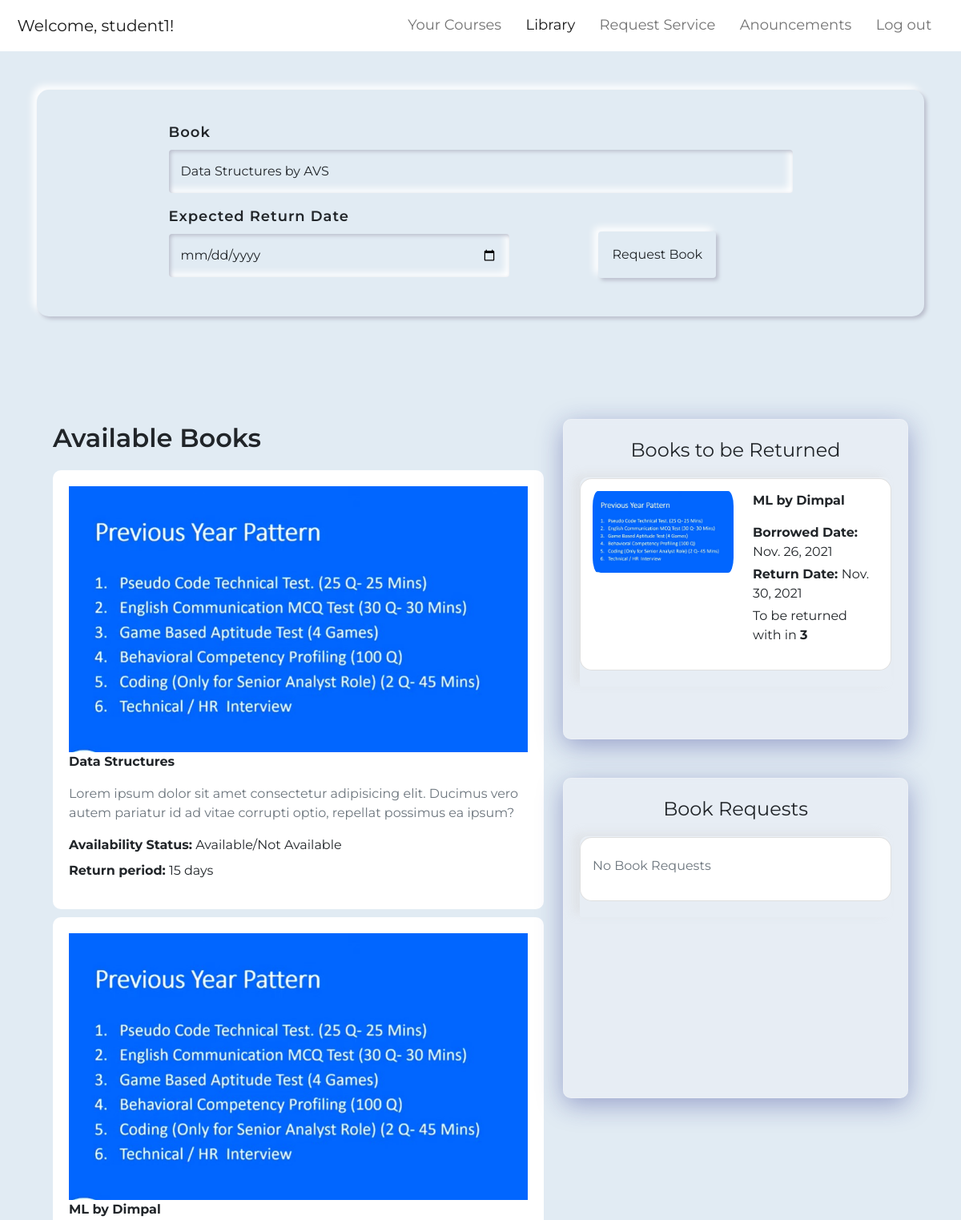
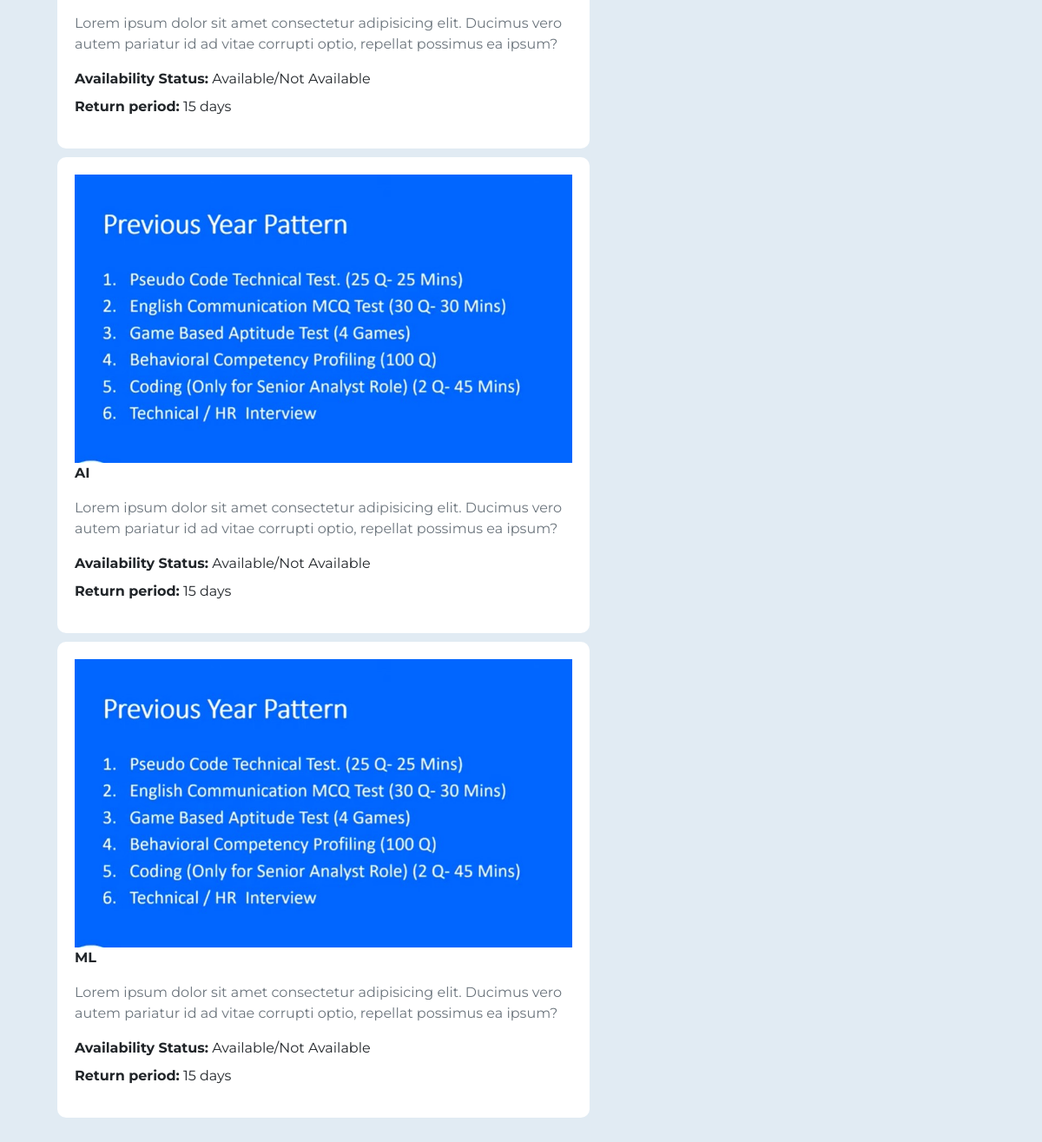
/student/makeBookRequest (signed in), run on the app's committed database (2 pictures, top to bottom).
### base/models.py (models this page shows)
class User(AbstractUser):
    user_type = models.CharField(max_length=10,choices=(('Student','Student'),('Faculty','Faculty'),('Librarian','Librarian')),null=True)

### librarian/models.py (models this page shows)
class Book(models.Model):
    name = models.CharField(max_length=50)
    author = models.CharField(max_length=50)
    no_of_copies = models.IntegerField()
    description = models.TextField(blank=True,null=True)
    no_of_days = models.IntegerField(default=15)
    book_image = models.ImageField(upload_to='book_images', blank=True,null=True)

class BookRequest(models.Model):
    requested_by = models.ForeignKey(User,on_delete=models.CASCADE)
    date = models.DateField(auto_now_add=True)
    return_date = models.DateField()
    status = models.CharField(max_length=10,choices=(('Pending','Pending'),('Accepted','Accepted'),('Rejected','Rejected'),('Closed','Closed')),default="Pending")
    book = models.ForeignKey(Book,on_delete=models.CASCADE,null=True)

### student/views.py (the view, shortened to what this page needs)
# urls.py: path('makeBookRequest',views.makeBookRequest,name="makeBookRequest"),
def makeBookRequest(request):
    if not check(request):
        storage = messages.get_messages(request)
        storage.used = True
        messages.info(request,'Invalid Request')
        return redirect('/')
    if not request.user.is_authenticated:
        storage = messages.get_messages(request)
        storage.used = True
        messages.info(request,'Not Logged In')
        return redirect('/')
    old_pending_request=BookRequest.objects.filter(requested_by=request.user,status="Pending")
    old_accepted_request=BookRequest.objects.filter(requested_by=request.user,status="Accepted")
    today_date = datetime.now()
    books = Book.objects.all()
    return render(request,'makeBookRequest.html',{'today_date':today_date,'pending_request':old_pending_request,'accepted_request':old_accepted_request,'books':books})

### student/customtags.py (called while the page is built)
@register.simple_tag
def returnDays(value):
    difference = value - datetime.date.today()
    return difference.days

### student/views.py (called while the page is built)
def check(request):
    try:
        return request.user.user_type=="Student"
    except:
        return redirect('/')

### templates/makeBookRequest.html (shortened to what this page needs)
{%extends 'studentDashboard.html'%}
{%load static%}
{%load customtags%}
{% block styles %}
    <link rel="stylesheet" href="{% static 'makerequest.css' %}">
{% endblock %}
{% block navbar %}
    <a class="nav-link" aria-current="page" href="/student/enrollments">Your Courses</a>
    <a class="nav-link active" href="/student/makeBookRequest">Library</a>
    <a class="nav-link" href="/student/requestService">Request Service</a>
    <a class="nav-link" href="/student/studAnnouncement">Anouncements</a>
    <a class="nav-link" href="/logout">Log out</a>
{% endblock navbar %}
{%block content%}
<div class="container">
    <div class="container">
        <form action="" method="POST"  class="row formCss g-3 p-4 pb-5 my-5 justify-content-center">
            <div class="col-md-9 ">
                <label for="book" class="form-label">Book</label>
            <select name="book" id="book" class="form-control">
                {%for item in books%}
                <option value="{{item.name}}">{{item.name}} by {{item.author}}</option>
                {%endfor%}
            </select>
            </div>
            <div class="col-md-5">
                <label for="rdate" class="form-label">Expected Return Date</label>
                <input type="date" name="return_date" id="rdate" class="form-control" required>
            </div>
            <div class="col-md-4 text-center mt-5">
                <button type="submit" class="btn w-15 p-3 formButton">Request Book</button>
            </div>
        </form>
    </div>
    <br>
    <div class="container-fluid" style="margin-bottom: 5vh;margin-top: 7vh;">
        <div class="container">
            <div class="row">
                <div class="col-12 col-lg-7">
                    <p class="p-0 heading">
                        Available Books
                    </p>
                    {% for items in books %}
                        <div class="card w-100 bookCard">
                            <div class="row">
                                <img src="../../media/{{items.book_image}}" class="card-img-top" alt="Image not Found">
                                <div class="col">
                                    <strong>{{items.name}}</strong><br>
                                    <p class="text-muted mt-3">Lorem ipsum dolor sit amet consectetur adipisicing elit.
                                    Ducimus vero autem pariatur id ad vitae corrupti optio, repellat possimus ea ipsum?</p>
                                    <p class="mb-2"><strong>Availability Status:</strong> Available/Not Available</p>
                                <p><strong>Return period:</strong> 15 days</p>
                                </div>
                            </div>
                        </div>
                    {% endfor %}
                </div>
                <div class="col-12 col-lg-5">
                    <div class="card cartCard">
                        <p class="cartCardHeading text-center">Books to be Returned</p>
                        <ul class="list-group">
                            {%for item in accepted_request%}
                            <li class="list-group-item">
                                <div class="row">
                                    <img src="../../media/{{item.book.book_image}}" alt="none" class="cartBookImage">
                                    <div class="col">
                                        <strong>{{item.book.name}}</strong>
                                        <div class="mt-3">
                                            <p class="mb-1"><strong>Borrowed Date: </strong>{{item.date}}</p>
                                            <p class="mb-1"><strong>Return Date: </strong>{{item.return_date}}</p>
                                            <p class="mb-3">To be returned with in <strong>{{item.return_date|returnDays }}</strong></p>
                                        </div>
                                    </div>
                                </div>
                            </li>
                            {%endfor%}
                        </ul>
                    </div>
                    <div class="card cartCard mt-5">
                        <p class="cartCardHeading text-center">Book Requests</p>
                        <ul class="list-group">
                            {% if pending_request %}
                                {% for item in pending_request %}
                                    <li class="list-group-item">
                                        <div class="row">
                                            <img src="../../media/{{item.book.book_image}}" style="width:200px !important;" class="card-img-top" alt="Image Not Found" >
                                            <div class="col">
                                                <strong>Book Name: {{item.book.name}}</strong>
                                                <strong>Book Author: {{item.book.author}}</strong>
                                                <p class="text-muted mt-2">{{item.book.description}}</p>
                                                </p>
                                                To be returned with in <strong>15 days</strong>
                                                <a href="/student/bookRequest/delete/{{item.id}}" class="btn btn-outline-secondary w-100 mt-3">Delete Request</a>
                                            </div>
                                    </li>
                                {% endfor %}
                            {% else %}
                                <li class="list-group-item">
                                    <div class="row">
                                        <div class="col">
                                            <p class="text-muted mt-2">No Book Requests</p>
                                        </div>
                                    </div>
                                </li>
                            {% endif %}
                        </ul>
                    </div>
                </div>
            </div>
        </div>
    </div>
</div>
{%endblock%}

### templates/studentDashboard.html (shortened to what this page needs)
{%load static%}
<!DOCTYPE html>
<html lang="en">
<head>
  <link href="https://cdn.jsdelivr.net/npm/bootstrap@5.0.2/dist/css/bootstrap.min.css" rel="stylesheet"
>
  <link rel="stylesheet" href="{% static 'dashboard.css' %}">
  {% block styles %}{% endblock %}
</head>
<body>
  <nav class="navbar navbar-expand-lg navbar-light bg-white">
    <div class="container-fluid">
      <a class="navbar-brand" href="#">
        Welcome, <string>{{request.user.username}}!</strong>
      </a>
      <div class="collapse navbar-collapse" id="navbarNavAltMarkup">
        <div class="navbar-nav ms-auto">
            {%block navbar%}{%endblock%}
        </div>
      </div>
    </div>
  </nav>
  <div class="container-fluid" style="margin-bottom: 5vh;">
            {%block content%}
            {%endblock%}
  </div>
</body>
</html>

### static/dashboard.css (style rules this page uses)
body { background-color: rgb(225, 235, 243); font-family: 'Montserrat', sans-serif; }
body { -ms-overflow-style: none; scrollbar-width: none; }
.navbar { padding: 0.8vw; }
.nav-link { margin-left: 0.6vw; margin-right: 0.6vw; font-size: large; }
.nav-link::after { content: ''; display: block; width: 0; height: 2px; background: #000; transition: width .3s; }
.list-group { border-radius: 10px; box-shadow: 8px 5px 11px 0px rgba(0, 0, 0, 0.36); -webkit-box-shadow: 8px 5px 11px 0px rgba(0, 0, 0, 0.36); -moz-box-shadow: 8px 5px 11px 0px rgba(0, 0, 0, 0.36); box-shadow: -9px -4px 11px 0px rgba(210, 210, 210, 0.36); -webkit-box-shadow: -9px -4px 11px 0px rgba(210, 210, 210, 0.36); -moz-box-shadow: -9px -4px 11px 0px rgba(210, 210, 210, 0.36); }
.list-group-item { padding: 0.8vw; }

### static/makerequest.css (style rules this page uses)
body { background-color: rgb(225, 235, 243); font-family: 'Montserrat', sans-serif; }
.navbar { padding: 0.8vw; }
.nav-link { margin-left: 0.6vw; margin-right: 0.6vw; font-size: large; }
.heading { font-size: xx-large; font-weight: 600; }
.cartCard { padding: 20px; width: 100%; min-height: 50vh; background: rgba(237, 239, 245, 0.5); box-shadow: 0 8px 32px 0 rgba(31, 38, 135, 0.37); backdrop-filter: blur(4px); -webkit-backdrop-filter: blur(4px); border-radius: 10px; border: 1px solid rgba(255, 255, 255, 0.18); }
.cartCardHeading { font-size: x-large; }
.bookCard { width: 100%; margin-top: 10px; margin-bottom: 10px; border-radius: 10px; padding: 20px; border: none; }
.formCss { background-color: rgb(225, 235, 243); box-shadow: 3px 3px 5px #BABECC, -5px -5px 10px #FFF; border-radius: 15px; margin-bottom: 50px; }
.form-control { box-shadow: inset 2px 2px 5px #BABECC, inset -5px -5px 10px #FFF; border: 0; background-color: rgb(225, 235, 243); padding: 15px; }
.form-label { font-weight: 600; letter-spacing: 1px; font-size: large; }
.formButton { box-shadow: 3px 3px 5px #BABECC, -5px -5px 10px #FFF; }
.cartBookImage { border-radius: 5mm; width: 200px; height: 100%; object-fit: cover; }
.list-group .list-group-item { border-radius: 15px; margin-bottom: 20px; }
.list-group-item { padding: 15px; }

### data on the page
User: user.username "student1"
Book: book_image (picture), name "Data Structures"
Book: book_image (picture), name "ML by Dimpal"
Book: book_image (picture), name "AI"
Book: book_image (picture), name "ML"
BookRequest: book.book_image (picture), book.name "ML by Dimpal", date "Nov. 26, 2021", return_date "Nov. 30, 2021", return_date|returnDays "3"

### other printed values
form field book "Data Structures by AVS"
